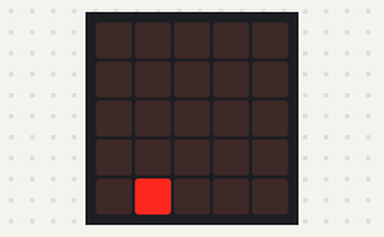
A program run on a simulated BBC micro:bit (MakeCode). Shown: the board's 5×5 LED display. Random numbers come from a fixed seed.

Above: at 0.05 s.
At 5.04 s:
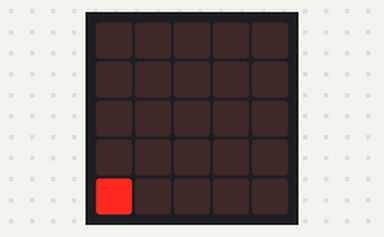
At 10.6 s:
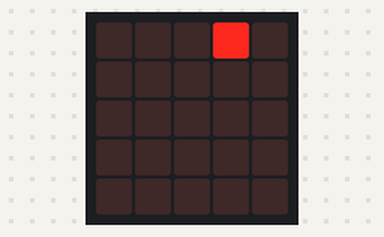
At 20.71 s:
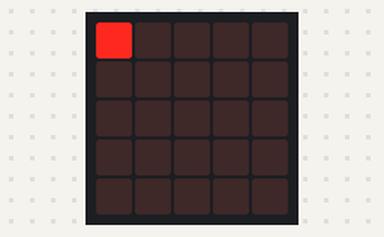
At 29.79 s:
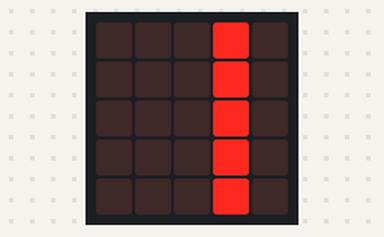
At 39.9 s:
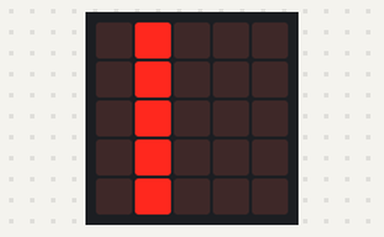

The program:

main.ts
```typescript
basic.clearScreen()
let tijd = 100
let getal = 0
let X = randint(0, 4)
let Y = 4
basic.forever(function () {
    basic.clearScreen()
    for (let index = 0; index < 5; index++) {
        led.plot(X, Y)
        basic.pause(tijd)
        led.unplot(X, Y)
        Y += -1
    }
    for (let index = 0; index < 5; index++) {
        Y += 1
        led.plot(X, Y)
        basic.pause(tijd)
        led.unplot(X, Y)
    }
    for (let index = 0; index < 5; index++) {
        led.plot(X, Y)
        basic.pause(tijd)
        Y += -1
    }
    for (let index = 0; index < 5; index++) {
        led.unplot(X, Y)
        basic.pause(tijd)
        Y += 1
    }
    X = randint(0, 4)
})
```

test.ts
```typescript
// tests gaan hier; deze zal niet worden gecompileerd wanneer dit pakket wordt gebruikt als extensie.
```
